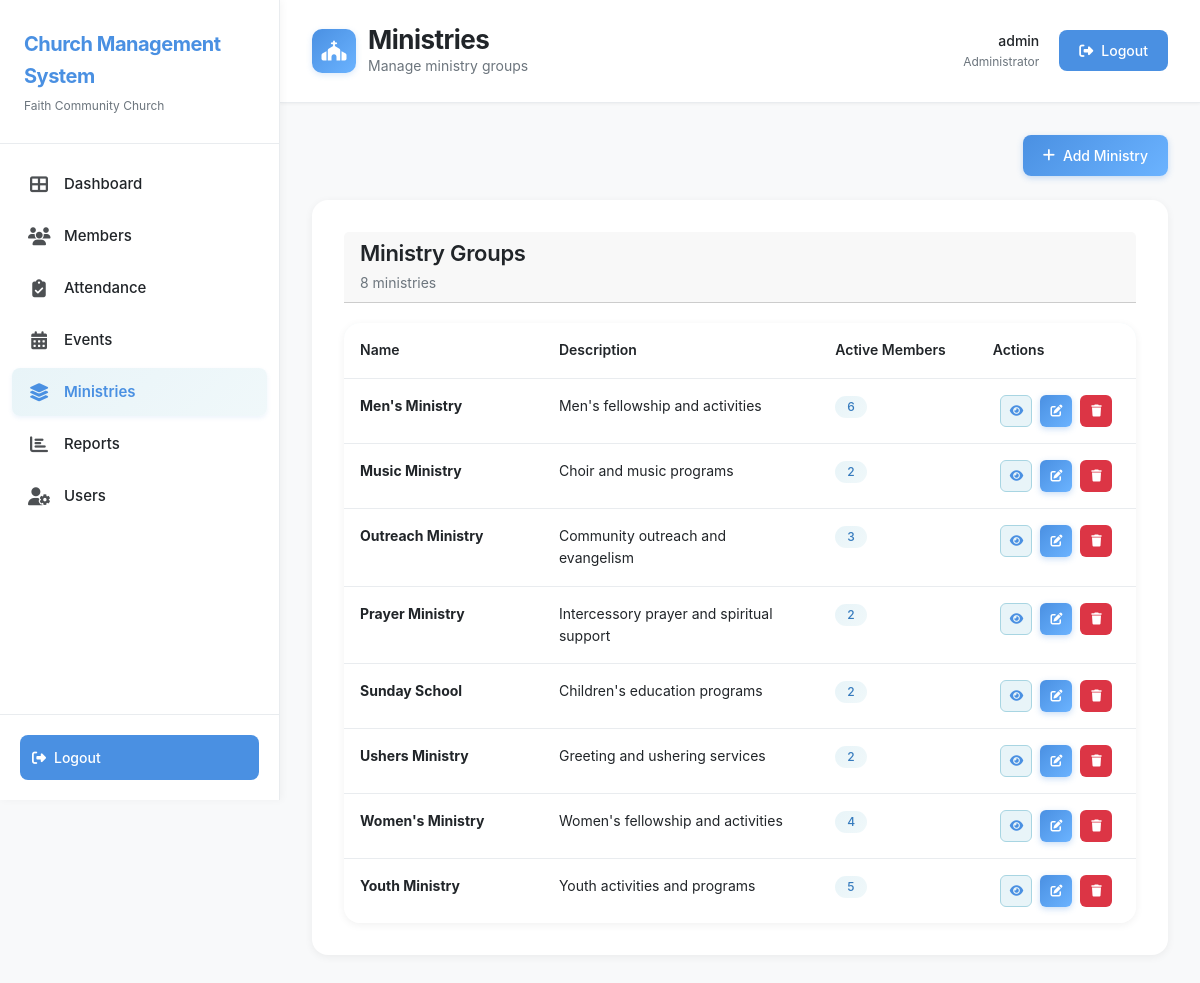
Screenshot of /ministries/index.php (signed in) with the database file from the repository.
### tables this page shows
CREATE TABLE IF NOT EXISTS Ministries (
  id INT AUTO_INCREMENT PRIMARY KEY,
  name VARCHAR(100) NOT NULL,
  description VARCHAR(300)
);

### config/config.php (called while the page is built, shortened)
<?php
function isLoggedIn() {
    return isset($_SESSION['user_id']) && isset($_SESSION['username']);
}
function hasRole($requiredRole) {
    $userRole = $_SESSION['role_name'] ?? '';
    return $userRole === $requiredRole;
}
?>

### ministries/index.php (the view, shortened to what this page needs)
<?php
require_once __DIR__ . '/../config/config.php';
$conn = getDBConnection();
$query = "SELECT m.*, COUNT(mm.id) as member_count
          FROM Ministries m
          LEFT JOIN Ministry_Members mm ON m.id = mm.ministry_id
          GROUP BY m.id
          ORDER BY m.name";
$result = $conn->query($query);
$ministries = $result->fetch_all(MYSQLI_ASSOC);
include __DIR__ . '/../includes/header.php';
?>
<div class="page-actions">
    <?php if (hasRole('Administrator')): ?>
    <a href="<?php echo BASE_URL; ?>ministries/add.php" class="btn btn-primary">
        <i class="fas fa-plus"></i>
        Add Ministry
    </a>
    <?php endif; ?>
</div>
<div class="card">
    <div class="card-header">
        <div>
            <h3 class="card-title">Ministry Groups</h3>
            <p class="card-subtitle"><?php echo count($ministries); ?> ministries</p>
        </div>
    </div>
    <?php if (count($ministries) > 0): ?>
    <div class="table-container">
        <table class="table">
            <thead>
                <tr>
                    <th>Name</th>
                    <th>Description</th>
                    <th>Active Members</th>
                    <th>Actions</th>
                </tr>
            </thead>
            <tbody>
                <?php foreach ($ministries as $ministry): ?>
                <tr>
                    <td><strong><?php echo htmlspecialchars($ministry['name']); ?></strong></td>
                    <td><?php echo htmlspecialchars($ministry['description'] ?: '-'); ?></td>
                    <td><span class="badge badge-success"><?php echo $ministry['member_count']; ?></span></td>
                    <td>
                        <div class="action-buttons">
                            <a href="<?php echo BASE_URL; ?>ministries/view.php?id=<?php echo $ministry['id']; ?>" class="btn btn-sm btn-secondary btn-icon" title="View">
                                <i class="fas fa-eye"></i>
                            </a>
                            <?php if (hasRole('Administrator')): ?>
                            <a href="<?php echo BASE_URL; ?>ministries/edit.php?id=<?php echo $ministry['id']; ?>" class="btn btn-sm btn-primary btn-icon" title="Edit">
                                <i class="fas fa-edit"></i>
                            </a>
                            <a href="?delete=<?php echo $ministry['id']; ?>" class="btn btn-sm btn-danger btn-icon btn-delete" title="Delete" onclick="return confirm('Are you sure?')">
                                <i class="fas fa-trash"></i>
                            </a>
                            <?php endif; ?>
                        </div>
                    </td>
                </tr>
                <?php endforeach; ?>
            </tbody>
        </table>
    </div>
    <?php endif; ?>
</div>
<?php include __DIR__ . '/../includes/footer.php'; ?>

### assets/css/style.css (style rules this page uses)
:root { --pastel-blue: #A8D5E2; --pastel-blue-dark: #7BB3C7; --pastel-blue-light: #E8F4F8; --pastel-blue-lighter: #F0F8FA; --blue-primary: #4A90E2; --blue-primary-light: #6BB3FF; --blue-primary-dark: #357ABD; --white: #FFFFFF; --gray-light: #F8F9FA; --gray-medium: #E9ECEF; --gray-dark: #6C757D; --text-dark: #212529; --text-light: #6C757D; --success: #4A90E2; --warning: #6BB3FF; --danger: #DC3545; --info: #4A90E2; }
* { margin: 0; padding: 0; box-sizing: border-box; }
html { overflow-x: hidden; max-width: 100vw; }
body { font-family: -apple-system, BlinkMacSystemFont, 'Segoe UI', Roboto, 'Helvetica Neue', Arial, sans-serif; background-color: var(--gray-light); color: var(--text-dark); line-height: 1.6; -webkit-font-smoothing: antialiased; -moz-osx-font-smoothing: grayscale; overflow-x: hidden; max-width: 100vw; }
.page-actions { display: flex; justify-content: space-between; align-items: center; margin-bottom: 24px; gap: 16px; }
.card { background: var(--white); border-radius: 16px; padding: 32px; margin-bottom: 24px; border: none; box-shadow: 0 2px 8px rgba(0, 0, 0, 0.06); transition: all 0.3s ease; }
.card-header { display: flex; justify-content: space-between; align-items: center; margin-bottom: 20px; }
.card-title { font-size: 22px; font-weight: 600; color: var(--text-dark); margin: 0; letter-spacing: -0.3px; }
.card-subtitle { font-size: 14px; color: var(--text-light); margin-top: 6px; font-weight: 400; }
.btn { padding: 10px 20px; border-radius: 8px; font-size: 14px; font-weight: 500; border: none; cursor: pointer; transition: all 0.2s; display: inline-flex; align-items: center; gap: 8px; }
.btn-primary { background: linear-gradient(135deg, var(--blue-primary) 0%, var(--blue-primary-light) 100%); color: var(--white); border: none; box-shadow: 0 2px 6px rgba(74, 144, 226, 0.3); font-weight: 500; }
.btn-secondary { background: var(--pastel-blue-light); color: var(--blue-primary); border: 1px solid var(--pastel-blue); }
.btn-danger { background: var(--danger); color: var(--white); }
.btn-sm { padding: 6px 12px; font-size: 12px; }
.table-container { background: var(--white); border-radius: 16px; overflow-x: auto; overflow-y: visible; border: none; box-shadow: 0 2px 8px rgba(0, 0, 0, 0.06); }
.table { width: 100%; border-collapse: collapse; margin: 0; table-layout: auto; }
.table th { white-space: nowrap; }
.table thead { background: linear-gradient(135deg, var(--pastel-blue-lighter) 0%, var(--pastel-blue-light) 100%); }
.table th { padding: 16px; text-align: left; font-weight: 600; color: var(--text-dark); font-size: 14px; border-bottom: 1px solid var(--gray-medium); }
.table td { padding: 16px; border-bottom: 1px solid var(--gray-medium); font-size: 14px; word-wrap: break-word; word-break: break-word; overflow-wrap: break-word; vertical-align: top; max-width: 250px; }
.table td:first-child { min-width: 180px; max-width: 250px; }
.table td:nth-child(2) { min-width: 200px; max-width: 250px; }
.table td > div { white-space: normal; word-wrap: break-word; overflow-wrap: break-word; }
.table td:last-child { white-space: nowrap; min-width: 120px; max-width: none; width: auto; }
.table td:last-child .action-buttons { flex-wrap: nowrap; justify-content: flex-end; }
.table td:last-child .action-buttons:has(:only-child) { justify-content: center; }
.table tbody tr:last-child td { border-bottom: none; }
.badge { display: inline-block; padding: 5px 12px; border-radius: 12px; font-size: 12px; font-weight: 500; }
.badge-success { background: linear-gradient(135deg, var(--pastel-blue-light) 0%, var(--pastel-blue-lighter) 100%); color: var(--blue-primary-dark); }
.action-buttons { display: flex; gap: 8px; justify-content: flex-end; }
.action-buttons:has(:only-child) { justify-content: center; }
.btn-icon { width: 32px; height: 32px; padding: 0; display: flex; align-items: center; justify-content: center; border-radius: 6px; position: relative; }
.action-buttons .btn-icon { position: relative; overflow: visible; }
.action-buttons .btn-icon[title] { position: relative; }

### rows the page displays
ministries: name "Men's Ministry", description "Men's fellowship and activities", member_count "6"
ministries: name "Music Ministry", description "Choir and music programs", member_count "2"
ministries: name "Outreach Ministry", description "Community outreach and evangelism", member_count "3"
ministries: name "Prayer Ministry", description "Intercessory prayer and spiritual support", member_count "2"
ministries: name "Sunday School", description "Children's education programs", member_count "2"
ministries: name "Ushers Ministry", description "Greeting and ushering services", member_count "2"
ministries: name "Women's Ministry", description "Women's fellowship and activities", member_count "4"
ministries: name "Youth Ministry", description "Youth activities and programs", member_count "5"

### other values shown
$pageTitle "Ministries"
$pageSubtitle "Manage ministry groups"
$_SESSION['username'] "admin"
$_SESSION['role_name'] "Administrator"
count($ministries) "8"
